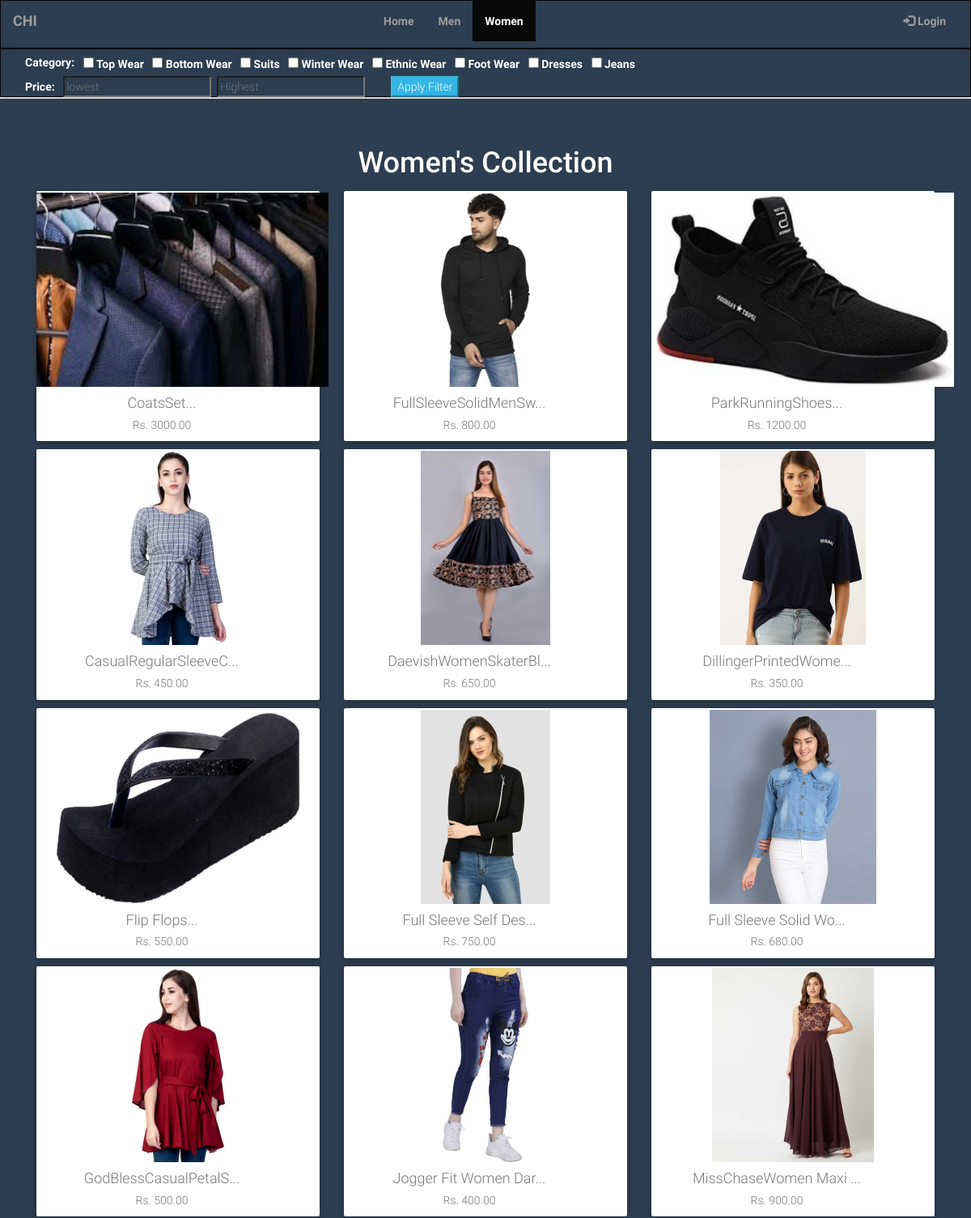
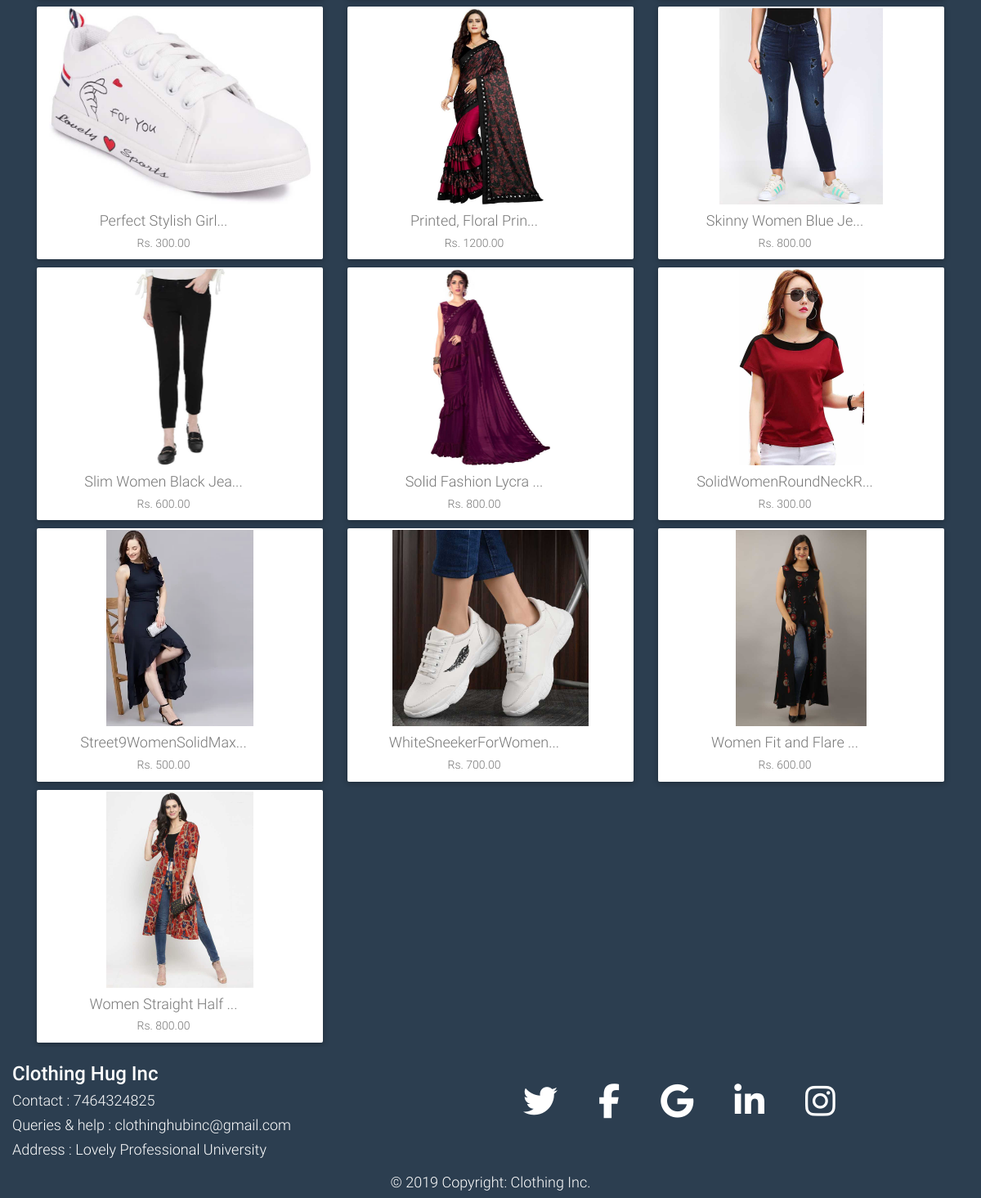
The app's page /womens.php with its own data (2 pictures, top to bottom).
### tables this page shows
create table wear_category(id int primary key auto_increment, category_name varchar(100));

create table clothing
	(id int primary key auto_increment, wear_name varchar(100), wear_description varchar(300),
    Gender int, collectionId int, fashion_designer_id int, price int,
    categoryId int, available_pieces int,
    foreign key(categoryId) references wear_category(id),
    foreign key(Gender) references gender_enum(id), foreign key(collectionId) references collections(id), 
    foreign key(fashion_designer_id) references fashion_designers(id));

### womens.php (the view, shortened to what this page needs)
<?php
    include('include/config.php');
    $sql1 = 'SELECT * FROM clothing WHERE (Gender = 2 or Gender = 3)';
    $resultSet = mysqli_query($conn,$sql1);
    $noOfRow = mysqli_num_rows($resultSet);
?>
<html>
    <head>
        <link rel="stylesheet" href="https://maxcdn.bootstrapcdn.com/bootstrap/3.4.0/css/bootstrap.min.css">
        <link rel="stylesheet" href="css/mdb.min.css">
        <link rel="stylesheet" href="css/style.css">
    </head>
    <body>
            <nav class="navbar navbar-inverse">
                <div class="container-fluid">
                    <div class="navbar-header">
                    <a class="navbar-brand" href="index.php"><b>CHI</b></a>
                    </div>
                    <div class="collapse navbar-collapse" id="myNavbar">
                    <ul class="nav navbar-nav" style="margin-left: 35%;">
                        <li><a href="./index.php"><b>Home</b></a></li>
                        <li><a href="./mens.php"><b>Men</b></a></li>
                        <li class="active"><a href="./womens.php"><b>Women</b></a></li>
                    </ul>
                    <ul class="nav navbar-nav navbar-right">
                        <?php
                        if(empty($_SESSION['id']))
                        {
                            echo '<li><a href="./user/login.php"><span class="glyphicon glyphicon-log-in"></span><b> Login</b></a></li>';
                        }
                        else
                        {
                            $userName = $_SESSION['userName'];
                            echo "<li><a href='./user/profile.php'><span class='glyphicon-log-in'></span><b>$userName</b></a></li>";
                            echo '<li><a href="./user/logout.php"><span class="glyphicon glyphicon-log-in"></span><b>Logout</b></a></li>';
                        }
                        ?>
                    </ul>
                    </div>
                </div>
            </nav>
            <nav class="navbar navbar-inverse">
                <div class="container-fluid">
                    <div class="collapse navbar-collapse" id="myfilterOptions">
                    <form action="filterApplyWomen.php" method="POST">
                    <ul class="nav navbar-nav" style="margin-top: 0.5%;">
                        <li>
                            <label>Category: </label> &ensp;
                        </li>
                        <?php
                        $categoryList = 'Select * from wear_category;';
                        $resultCategorySet = mysqli_query($conn, $categoryList);
                        $categoryRowNum = mysqli_num_rows($resultCategorySet);
                        if($categoryRowNum > 0 ){
                            while($categoryRow = $resultCategorySet -> fetch_assoc()){
                                $value = $categoryRow['id'];
                                $type = $categoryRow['category_name'];
                                echo "
                                    <li>
                                        <input type=\"checkbox\" name=\"categoryList[]\" value = '$value'>
                                        <label>$type</label> &ensp;
                                    </li>
                                ";
                            }
                        }
                        ?>
                        <br/>
                        <li>
                        <label>Price: </label> &ensp;<input type="number" style="background-color:#2c3e50;" name = "priceL" placeholder="lowest"/>
                        </li>
                        <li>
                        &ensp;<input form-style type="number" style="background-color:#2c3e50;" name = "priceH" placeholder="Highest"/>
                        </li>
                        <li>
                        &ensp;&ensp;&ensp;&ensp; <button class="btn-info" type="submit">Apply Filter</button>
                        </li>
                    </ul>
                    </form>
                    </div>
                </div>
            </nav>
            <div class="col-sm-12 text-center  health1" style="background:#2c3e50;" >
                <div clas="row">
                    <div class="col-md-12">
                        <br><br>
                        <h3 class="text-muted h1" style="color:#fff;">Women's Collection</h3>
                        <?php
                            if($noOfRow > 0){
                                while($clothSet = $resultSet -> fetch_assoc()){
                                    $nameOfCloth = explode('.', $clothSet['wear_name'], -1);
                                    $nameOfCloth = substr($nameOfCloth[0],0,20);
                                    $nameOfCloth = $nameOfCloth."...";
                                    $clothUrl =  $clothSet['wear_name'];
                                    if($clothSet['Gender'] == 2){
                                        $clothUrl = "./img/Womens/$clothUrl";
                                    }
                                    else {
                                        $clothUrl = "./img/Mens/$clothUrl";
                                    }
                                    $price = 'Rs. '.$clothSet['price'].'.00';
                                    $id = $clothSet['id'];
                                    echo "
                                    <div class=\"col-sm-4 text-center pt2\" >
                                        <div class=\"card\">
                                            <a href='SelectIdNextPage.php?id=$id'>
                                                <img src=\"$clothUrl\" style=\"width:auto;height:240;\" >
                                                <h4 class=\"text-muted\" style=\"margin-left:-40px;\">$nameOfCloth</h4>
                                                <h5 class=\"text-muted\" style=\"margin-left:-40px;\">$price</h5>
                                            </a>
                                        </div>
                                    </div>";
                               }
                            }
                        ?>
                    </div>
                    <br><br><br>
                </div>
            </div>
            <div class="col-sm-12 text-center health1">
                <div class="row">
                    <div class="col-sm-6 text-left">
                        <h3 class="h3" style="color:#fff;">Clothing Hug Inc</h3>
                        <h4 style="color:#fff;">Contact : 7464324825</h4>
                        <h4 style="color:#fff;">Queries & help : clothinghubinc@gmail.com</h4>
                        <h4 style="color:#fff;">Address : Lovely Professional University</h4>
                    </div>
                    <div class="col-sm-6 pt3">
                        <ul class="nav navbar-nav">
                            <li><a href="#"><i class="fa fa-twitter fa-3x font1"></i></a></li >
                            <li><a href="#"><i class="fa fa-facebook fa-3x font1"></i></a></li>
                            <li><a href="#"><i class="fa fa-google fa-3x font1"></i></a></li>
                            <li><a href="#"><i class="fa fa-linkedin fa-3x font1"></i></a></li>
                            <li><a href="#"><i class="fa fa-instagram fa-3x font1"></i></a></li>
                        </ul>
                    </div>
                </div>
                <div class="footer-copyright text-center py-3" style="color:#fff;"><h4>© 2019 Copyright:
                  Clothing Inc.</h4>
                </div>
            </div>
    </body>
</html>

### css/style.css (style rules this page uses)
.navbar { border-radius:00px!important; margin:00px 00px 00px 00px; padding:00px 00px 00px 00px; height:60px; background: #2c3e50; }
.navbar-inverse { color:#fff; }
.pt3 { padding-top:30px; padding-bottom:10px; }
.pt2 { padding-top:05px; padding-bottom:05px; }
.health1 { background:#2c3e50; width:100%; }
.card { background-color:#fff; border-radius:02px; padding-top:02px; padding-bottom:02px; }

### womens.php (style rules this page uses)
.font1 { padding-left:10px; padding-right:10px; color:#fff; }

### records on screen
wear_category: category_name "Top Wear"
wear_category: category_name "Bottom Wear"
wear_category: category_name "Suits"
wear_category: category_name "Winter Wear"
wear_category: category_name "Ethnic Wear"
wear_category: category_name "Foot Wear"
wear_category: category_name "Dresses"
wear_category: category_name "Jeans"
clothing: wear_name (picture), nameOfCloth "CoatsSet...", price "Rs. 3000.00"
clothing: wear_name (picture), nameOfCloth "FullSleeveSolidMenSw...", price "Rs. 800.00"
clothing: wear_name (picture), nameOfCloth "ParkRunningShoes...", price "Rs. 1200.00"
clothing: wear_name (picture), nameOfCloth "CasualRegularSleeveC...", price "Rs. 450.00"
clothing: wear_name (picture), nameOfCloth "DaevishWomenSkaterBl...", price "Rs. 650.00"
clothing: wear_name (picture), nameOfCloth "DillingerPrintedWome...", price "Rs. 350.00"
clothing: wear_name (picture), nameOfCloth "Flip Flops...", price "Rs. 550.00"
clothing: wear_name (picture), nameOfCloth "Full Sleeve Self Des...", price "Rs. 750.00"
clothing: wear_name (picture), nameOfCloth "Full Sleeve Solid Wo...", price "Rs. 680.00"
clothing: wear_name (picture), nameOfCloth "GodBlessCasualPetalS...", price "Rs. 500.00"
clothing: wear_name (picture), nameOfCloth "Jogger Fit Women Dar...", price "Rs. 400.00"
clothing: wear_name (picture), nameOfCloth "MissChaseWomen Maxi ...", price "Rs. 900.00"
clothing: wear_name (picture), nameOfCloth "Perfect Stylish Girl...", price "Rs. 300.00"
clothing: wear_name (picture), nameOfCloth "Printed, Floral Prin...", price "Rs. 1200.00"
clothing: wear_name (picture), nameOfCloth "Skinny Women Blue Je...", price "Rs. 800.00"
clothing: wear_name (picture), nameOfCloth "Slim Women Black Jea...", price "Rs. 600.00"
clothing: wear_name (picture), nameOfCloth "Solid Fashion Lycra ...", price "Rs. 800.00"
clothing: wear_name (picture), nameOfCloth "SolidWomenRoundNeckR...", price "Rs. 300.00"
clothing: wear_name (picture), nameOfCloth "Street9WomenSolidMax...", price "Rs. 500.00"
clothing: wear_name (picture), nameOfCloth "WhiteSneekerForWomen...", price "Rs. 700.00"
clothing: wear_name (picture), nameOfCloth "Women Fit and Flare ...", price "Rs. 600.00"
clothing: wear_name (picture), nameOfCloth "Women Straight Half ...", price "Rs. 800.00"
